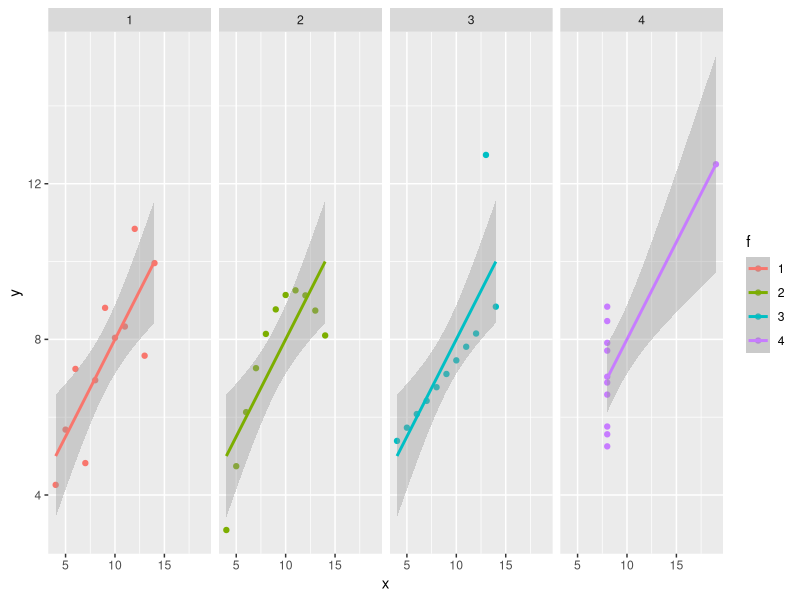

Write the R code that produced this figure.
## ---- chunk 1
knitr::opts_chunk$set(echo = TRUE)
## ---- chunk 2
setwd("~/R_data_analyze/")
library(dplyr)
library(tidyr)
library(ggplot2)
## ---- chunk 3
anscombe_long <- gather(anscombe)
x <- filter(anscombe_long, grepl("x", key))$value
y <- filter(anscombe_long, grepl("y", key))$value
f <- as.factor(c(rep(1,11),rep(2,11),rep(3,11),rep(4,11)))

transformed_anscombe <- data.frame(f,x,y)

transformed_anscombe %>% group_by(f) %>% summarise(mean(x),sd(x),
                                                   mean(y),sd(y))
## ---- chunk 4
cor_stat <- group_by(transformed_anscombe, f) %>% summarise(cor.test(x, y,
                                                                     method = "pearson")$statistic,
                                                            cor.test(x, y, 
                                                                     method = "pearson")$p.value,
                                                            cor.test(x, y, 
                                                                     method = "kendall")$statistic,
                                                            cor.test(x, y, 
                                                                     method = "kendall")$p.value,
                                                            cor.test(x, y, 
                                                                     method = "spearman")$statistic,
                                                            cor.test(x, y, 
                                                                     method = "spearman")$p.value
                                                            
                                                            
)

colnames(cor_stat) <- c("f", "pearson_stat", "pearson_p.vaule",
                        "kendall_stat", "kendall_p.vaule",
                        "spearman_stat", "spearman_p.vaule")

cor_stat
## ---- chunk 5
transformed_anscombe %>% ggplot(aes(x = x,
                                    y = y,
                                    color = f)) +
  geom_point() + geom_smooth(method = "lm") +
  facet_grid(. ~f)
